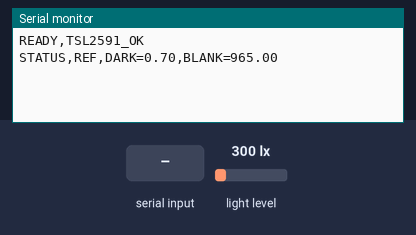
The sketch below on a simulated Arduino Uno, built with avr-gcc and run on an emulated ATmega328P. Shown: the last lines printed to the serial monitor. The inputs (shaded band) are chosen by the test bench; at power-on: light level 300 lx.

Above: at 2.2 s.
2.3 s: "SET_DARK\n" received over Serial
At 5.1 s:
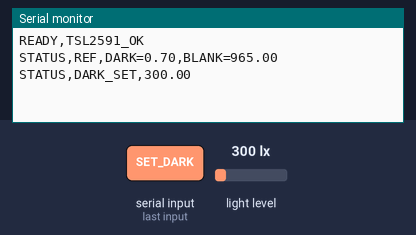
5.3 s: "SET_BLANK\n" received over Serial
At 8.1 s:
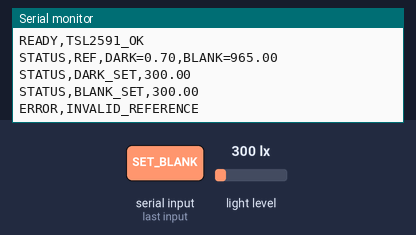

The sketch:

specto.ino
```cpp
// =======================================================
// ARDUINO TABANLI SPEKTROFOTOMETRE FINAL INO KODU
// Sensör: TSL2591 dijital ışık sensörü
// Web Panel: Python / Flask app.py ile uyumlu
//
// Bu kodun görevi:
// 1. TSL2591 sensöründen görünür ışık değerini okumak
// 2. Dark ve Blank referanslarını komutla güncellemek
// 3. Transmittance ve Absorbance hesaplamak
// 4. Sonuçları seri porttan Flask web paneline göndermek
//
// Web panelden gelen komutlar:
// SET_DARK   : Işık kapalı + kutu kapalı iken darkRaw alır
// SET_BLANK  : Işık açık + kör/blank küvet varken blankRaw alır
// GET_REF    : Mevcut darkRaw ve blankRaw değerlerini gönderir
// RESET_AVG  : Ortalama hesaplama tamponunu sıfırlar
// =======================================================


// I2C haberleşmesi için gerekli kütüphane.
// TSL2591 sensörü Arduino UNO'da SDA=A4, SCL=A5 üzerinden haberleşir.
#include <Wire.h>

// Adafruit sensör altyapısı için kullanılan genel sensör kütüphanesi.
#include <Adafruit_Sensor.h>

// TSL2591 dijital ışık sensörünü kullanmak için gerekli kütüphane.
#include <Adafruit_TSL2591.h>

// log10() fonksiyonunu kullanmak için matematik kütüphanesi.
#include <math.h>


// TSL2591 sensör nesnesi oluşturulur.
// 2591 burada sensör ID değeri gibi kullanılır.
Adafruit_TSL2591 tsl = Adafruit_TSL2591(2591);


// =======================================================
// ÖLÇÜM AYARLARI
// =======================================================

// Ortalama almak için kaç ölçüm yapılacağını belirler.
// 10 ölçüm alınır, ortalaması hesaplanır ve web panele gönderilir.
const int sampleCount = 10;

// Dark veya blank alma sırasında kaç ölçüm alınacağını belirler.
// Daha yüksek sayı daha kararlı referans sağlar.
const int calibrationSampleCount = 20;

// Normal ölçümler arasında bekleme süresi.
// 200 ms x 10 ölçüm = yaklaşık 2 saniyede bir DATA gönderilir.
const int sampleDelayMs = 200;

// Dark/blank kalibrasyon ölçümleri arasındaki bekleme süresi.
const int calibrationDelayMs = 100;


// =======================================================
// REFERANS DEĞERLER
// =======================================================

// Dark Raw:
// Işık kapalı + kutu kapalı iken sensörün okuduğu taban değerdir.
// Web panelden SET_DARK komutu ile güncellenir.
float darkRaw = 0.7;

// Blank Raw:
// Işık açık + kör/blank küvet + kutu kapalı iken sensörün okuduğu referans değerdir.
// Başlangıçta eski ölçüm değeri yazılıdır.
// Web panelden SET_BLANK komutu ile güncellenir.
float blankRaw = 965.0;


// =======================================================
// ANLIK ÖLÇÜM DEĞİŞKENLERİ
// =======================================================

// Sensörden okunan anlık görünür ışık değeri.
float rawValue = 0.0;

// Anlık transmittance/geçirgenlik değeri.
// Hesaplamada 0-1 arasıdır, gönderirken yüzdeye çevrilir.
float transmittance = 0.0;

// Anlık absorbans değeri.
float absorbance = 0.0;


// =======================================================
// ORTALAMA HESAPLAMA DEĞİŞKENLERİ
// =======================================================

// Ortalama Raw Visible için toplam değer.
float totalRaw = 0.0;

// Ortalama transmittance için toplam değer.
float totalTransmittance = 0.0;

// Ortalama absorbance için toplam değer.
float totalAbsorbance = 0.0;

// Kaç ölçüm alındığını takip eden sayaç.
int readIndex = 0;

// Ortalama Raw Visible değeri.
float averageRaw = 0.0;

// Ortalama Transmittance değeri.
float averageTransmittance = 0.0;

// Ortalama Absorbance değeri.
float averageAbsorbance = 0.0;


// =======================================================
// KALİBRASYON DURUM BİLGİLERİ
// =======================================================

// Dark alma işleminin yapılıp yapılmadığını takip eder.
bool darkCalibrated = false;

// Blank alma işleminin yapılıp yapılmadığını takip eder.
bool blankCalibrated = false;


// =======================================================
// SETUP FONKSİYONU
// Arduino ilk açıldığında yalnızca bir kez çalışır.
// =======================================================
void setup() {

  // Seri haberleşme başlatılır.
  // Python/Flask tarafında da baud 9600 olmalıdır.
  Serial.begin(9600);

  // Seri portun oturması için kısa bekleme yapılır.
  delay(1000);

  // TSL2591 sensörü başlatılır.
  // Sensör bulunamazsa hata mesajı verilir.
  if (!tsl.begin()) {

    // Web panel bu hatayı okuyabilir.
    Serial.println("ERROR,TSL2591_NOT_FOUND");

    // Sensör bulunamazsa sistem burada durur.
    while (1) {
      delay(1000);
    }
  }

  // Sensör düşük kazanca alınır.
  // Güçlü ışıkta doygunluğu azaltır.
  tsl.setGain(TSL2591_GAIN_LOW);

  // Ölçüm süresi 100 ms yapılır.
  // Kısa entegrasyon daha hızlı tepki verir.
  tsl.setTiming(TSL2591_INTEGRATIONTIME_100MS);

  // Arduino'nun hazır olduğunu web panele bildirir.
  Serial.println("READY,TSL2591_OK");

  // Başlangıç dark ve blank değerleri web panele / Serial Monitor'e gönderilir.
  Serial.print("STATUS,REF,DARK=");
  Serial.print(darkRaw, 2);
  Serial.print(",BLANK=");
  Serial.println(blankRaw, 2);
}


// =======================================================
// LOOP FONKSİYONU
// Arduino açık kaldığı sürece sürekli çalışır.
// =======================================================
void loop() {

  // Web panelden veya Serial Monitor'den komut gelmiş mi kontrol eder.
  // SET_DARK, SET_BLANK, GET_REF, RESET_AVG komutları burada işlenir.
  handleSerialCommands();

  // TSL2591 sensöründen anlık görünür ışık değeri okunur.
  rawValue = readVisibleValue();

  // Kör/blank referansından dark değeri çıkarılır.
  // Böylece referans ışık değeri elde edilir.
  float I_blank = blankRaw - darkRaw;

  // Numune ölçümünden dark değeri çıkarılır.
  // Böylece numuneden geçen net ışık değeri elde edilir.
  float I_sample = rawValue - darkRaw;

  // Blank referansı geçersizse hesaplama yapılamaz.
  // Örneğin blankRaw darkRaw'dan küçük/eşitse bu hata oluşur.
  if (I_blank <= 0.0001) {
    Serial.println("ERROR,INVALID_REFERENCE");
    delay(1000);
    return;
  }

  // Numuneden geçen ışık sıfırdan küçük çıkarsa çok küçük değere sabitlenir.
  // Bu işlem log10 hesabında matematiksel hata oluşmasını engeller.
  if (I_sample < 0.0001) {
    I_sample = 0.0001;
  }

  // Transmittance hesaplanır.
  // T = I_sample / I_blank
  // Yani numuneden geçen ışığın körden geçen ışığa oranıdır.
  transmittance = I_sample / I_blank;

  // Transmittance çok küçükse minimum değere sabitlenir.
  // Böylece absorbans sonsuza gitmez.
  if (transmittance < 0.0001) {
    transmittance = 0.0001;
  }

  // Transmittance 1'den büyükse 1'e sabitlenir.
  // Çünkü numune teorik olarak körden daha fazla ışık geçirirse absorbans negatif çıkabilir.
  if (transmittance > 1.0) {
    transmittance = 1.0;
  }

  // Absorbans hesaplanır.
  // A = -log10(T)
  // T azalırsa absorbans artar.
  absorbance = -log10(transmittance);

  // Ortalama hesaplamak için anlık Raw değeri toplam değere eklenir.
  totalRaw += rawValue;

  // Ortalama hesaplamak için anlık transmittance toplam değere eklenir.
  totalTransmittance += transmittance;

  // Ortalama hesaplamak için anlık absorbans toplam değere eklenir.
  totalAbsorbance += absorbance;

  // Ölçüm sayacı 1 artırılır.
  readIndex++;

  // Bir sonraki ölçümden önce kısa bekleme yapılır.
  delay(sampleDelayMs);

  // Belirlenen ölçüm sayısına ulaşıldığında ortalama hesaplanır.
  if (readIndex >= sampleCount) {

    // Ortalama Raw Visible hesaplanır.
    averageRaw = totalRaw / sampleCount;

    // Ortalama Transmittance hesaplanır.
    averageTransmittance = totalTransmittance / sampleCount;

    // Ortalama Absorbance hesaplanır.
    averageAbsorbance = totalAbsorbance / sampleCount;

    // Flask web panelin okuyacağı veri satırı gönderilir.
    // Son app.py hem 5 alanlı hem de 7 alanlı DATA formatını destekliyor.
    //
    // Format:
    // DATA,AverageRaw,AverageTransmittancePercent,Absorbance,AverageAbsorbance,DarkRaw,BlankRaw
    //
    // Örnek:
    // DATA,55.70,5.70,1.2415,1.2439,0.70,379.70
    Serial.print("DATA,");

    // Ortalama ham görünür ışık değeri gönderilir.
    Serial.print(averageRaw, 2);
    Serial.print(",");

    // Ortalama transmittance yüzde olarak gönderilir.
    Serial.print(averageTransmittance * 100.0, 2);
    Serial.print(",");

    // Son hesaplanan anlık absorbans gönderilir.
    Serial.print(absorbance, 4);
    Serial.print(",");

    // Ortalama absorbans gönderilir.
    Serial.print(averageAbsorbance, 4);
    Serial.print(",");

    // Mevcut darkRaw değeri gönderilir.
    Serial.print(darkRaw, 2);
    Serial.print(",");

    // Mevcut blankRaw değeri gönderilir.
    Serial.println(blankRaw, 2);

    // Ortalama hesaplama toplamları sıfırlanır.
    totalRaw = 0.0;

    // Transmittance toplamı sıfırlanır.
    totalTransmittance = 0.0;

    // Absorbance toplamı sıfırlanır.
    totalAbsorbance = 0.0;

    // Ölçüm sayacı sıfırlanır.
    readIndex = 0;
  }
}


// =======================================================
// GÖRÜNÜR IŞIK OKUMA FONKSİYONU
// TSL2591 sensöründen full ve IR değerlerini alır.
// Görünür ışık = full - IR olarak hesaplanır.
// =======================================================
float readVisibleValue() {

  // Sensörden 32 bit toplam luminosity değeri alınır.
  uint32_t lum = tsl.getFullLuminosity();

  // Üst 16 bit IR yani kızılötesi değeridir.
  uint16_t ir = lum >> 16;

  // Alt 16 bit full spectrum yani toplam ışık değeridir.
  uint16_t full = lum & 0xFFFF;

  // Görünür ışık değeri hesaplanır.
  float visible = (float)full - (float)ir;

  // Eğer hesaplama negatif çıkarsa sıfıra çekilir.
  if (visible < 0) {
    visible = 0;
  }

  // Görünür ışık değeri geri döndürülür.
  return visible;
}


// =======================================================
// ORTALAMA GÖRÜNÜR IŞIK OKUMA FONKSİYONU
// Dark ve blank alma sırasında kullanılır.
// Birden fazla okuma yapıp ortalamasını döndürür.
// =======================================================
float readAverageVisible(int count) {

  // Okunan değerlerin toplamı.
  float sum = 0.0;

  // İstenen ölçüm sayısı kadar döngü çalışır.
  for (int i = 0; i < count; i++) {

    // Görünür ışık değeri okunup toplam değere eklenir.
    sum += readVisibleValue();

    // Ölçümler arasında kısa bekleme yapılır.
    delay(calibrationDelayMs);
  }

  // Ortalama değer hesaplanır.
  float avg = sum / count;

  // Ortalama değer döndürülür.
  return avg;
}


// =======================================================
// SERİ PORT KOMUTLARINI İŞLEYEN FONKSİYON
// Web panel Arduino'ya komutları seri porttan gönderir.
// Bu fonksiyon o komutları okuyup gerekli işlemi yapar.
// =======================================================
void handleSerialCommands() {

  // Seri portta veri yoksa fonksiyondan çıkılır.
  if (!Serial.available()) {
    return;
  }

  // Satır sonuna kadar gelen komut okunur.
  String command = Serial.readStringUntil('\n');

  // Komutun başındaki ve sonundaki boşluklar temizlenir.
  command.trim();

  // Komut büyük harfe çevrilir.
  // Böylece set_blank veya SET_BLANK yazılması fark etmez.
  command.toUpperCase();

  // -------------------------------------------------------
  // SET_DARK KOMUTU
  // Işık kapalı + kutu kapalı durumdayken kullanılmalıdır.
  // -------------------------------------------------------
  if (command == "SET_DARK") {

    // Önce ortalama tamponları sıfırlanır.
    resetAverages();

    // O anki karanlık değeri çoklu ölçümle alınır.
    darkRaw = readAverageVisible(calibrationSampleCount);

    // Dark kalibrasyon yapıldı bilgisi tutulur.
    darkCalibrated = true;

    // Web panele yeni dark değeri bildirilir.
    Serial.print("STATUS,DARK_SET,");
    Serial.println(darkRaw, 2);
  }

  // -------------------------------------------------------
  // SET_BLANK KOMUTU
  // Işık açık + kör/blank küvet takılı + kutu kapalı durumdayken kullanılmalıdır.
  // -------------------------------------------------------
  else if (command == "SET_BLANK") {

    // Önce ortalama tamponları sıfırlanır.
    resetAverages();

    // O anki blank değeri çoklu ölçümle alınır.
    blankRaw = readAverageVisible(calibrationSampleCount);

    // Blank kalibrasyon yapıldı bilgisi tutulur.
    blankCalibrated = true;

    // Web panele yeni blank değeri bildirilir.
    Serial.print("STATUS,BLANK_SET,");
    Serial.println(blankRaw, 2);
  }

  // -------------------------------------------------------
  // GET_REF KOMUTU
  // Mevcut darkRaw ve blankRaw değerlerini gösterir.
  // -------------------------------------------------------
  else if (command == "GET_REF") {

    // Referans değerleri web panele / Serial Monitor'e gönderilir.
    Serial.print("STATUS,REF,DARK=");
    Serial.print(darkRaw, 2);
    Serial.print(",BLANK=");
    Serial.println(blankRaw, 2);
  }

  // -------------------------------------------------------
  // RESET_AVG KOMUTU
  // Ortalama hesaplama tamponlarını sıfırlar.
  // Numune değişiminden sonra kullanılabilir.
  // -------------------------------------------------------
  else if (command == "RESET_AVG") {

    // Ortalama tamponları sıfırlanır.
    resetAverages();

    // Web panele bilgi mesajı gönderilir.
    Serial.println("STATUS,AVERAGE_RESET");
  }

  // -------------------------------------------------------
  // Tanınmayan komut gelirse hata mesajı gönderilir.
  // -------------------------------------------------------
  else {

    // Komut bilinmiyorsa hata olarak yazdırılır.
    Serial.print("ERROR,UNKNOWN_COMMAND,");
    Serial.println(command);
  }
}


// =======================================================
// ORTALAMA TAMPONLARINI SIFIRLAMA FONKSİYONU
// Dark/blank alma öncesinde veya numune değişiminde kullanılır.
// =======================================================
void resetAverages() {

  // Raw toplamı sıfırlanır.
  totalRaw = 0.0;

  // Transmittance toplamı sıfırlanır.
  totalTransmittance = 0.0;

  // Absorbance toplamı sıfırlanır.
  totalAbsorbance = 0.0;

  // Ölçüm sayacı sıfırlanır.
  readIndex = 0;

  // Ortalama Raw değeri sıfırlanır.
  averageRaw = 0.0;

  // Ortalama Transmittance değeri sıfırlanır.
  averageTransmittance = 0.0;

  // Ortalama Absorbance değeri sıfırlanır.
  averageAbsorbance = 0.0;
}
```

Measured:
- after the input at 2.3 s, the serial monitor: prints a new line after 2.1 s (image 1)
- after the input at 5.3 s, the serial monitor: prints a new line after 2.1 s (image 2)
